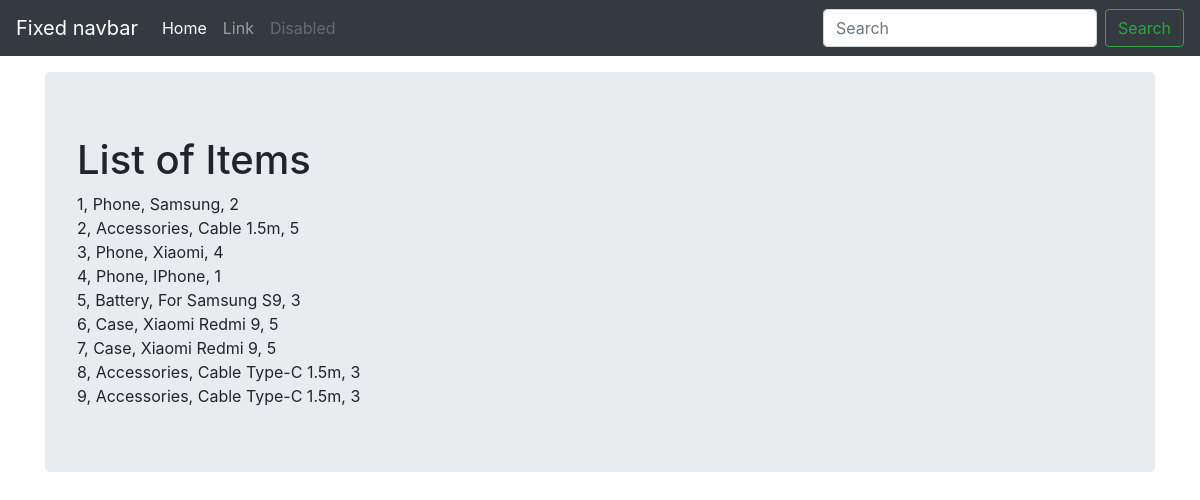
/list_items/, run on an earlier commit of the app's database.
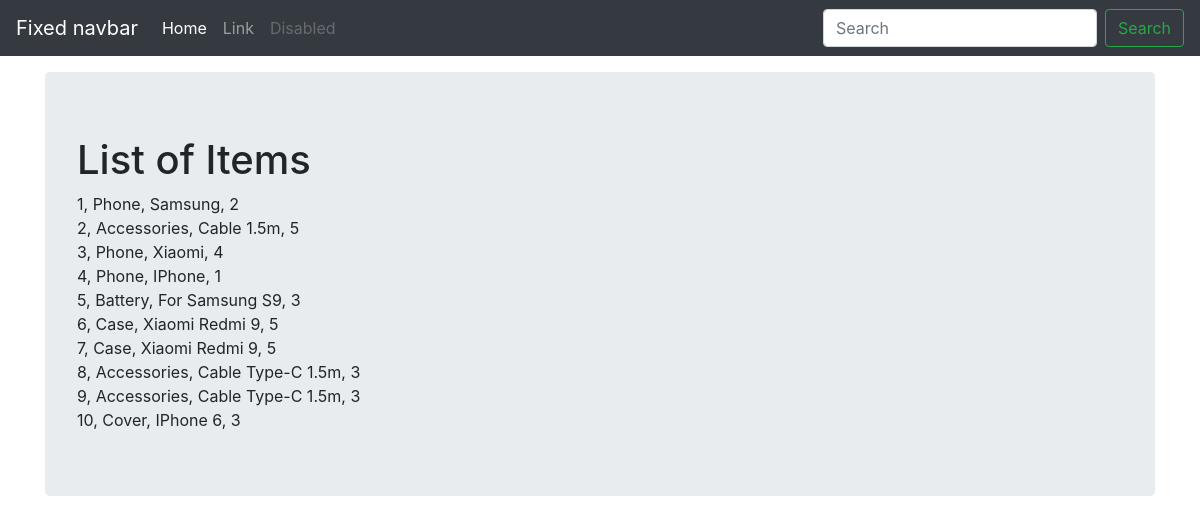
And on a later commit of the database.
### stockmgmt/models.py (models this page shows, shortened)
class Stock(models.Model):
	category = models.CharField(max_length=50, blank=True, null=True)
	item_name = models.CharField(max_length=50, blank=True, null=True)
	quantity = models.IntegerField(default=0, blank=True, null=True)
	receive_quantity = models.IntegerField(default=0, blank=True, null=True)
	receive_by = models.CharField(max_length=50, blank=True, null=True)
	issue_quantity = models.IntegerField(default=0, blank=True, null=True)
	issue_by = models.CharField(max_length=50, blank=True, null=True)
	issue_to = models.CharField(max_length=50, blank=True, null=True)
	created_by = models.CharField(max_length=50, blank=True, null=True)
	reorder_level = models.IntegerField(default=0, blank=True, null=True)
	last_updated = models.DateTimeField(auto_now=True, auto_now_add=False)
	export_to_CSV = models.BooleanField(default=False)

### stockmgmt/views.py (the view)
# urls.py: path('list_items/', views.list_item, name='list_items'),
def list_item(request):
    title = 'List of Items'
    queryset = Stock.objects.all()
    context = {
        'title': title,
        'queryset': queryset
    }
    return render(request, 'stockmgmt/list_item.html', context)

### templates/stockmgmt/list_item.html (shortened to what this page needs)
{% extends 'stockmgmt/home.html' %}
{% block header %}
    {{ title }}
{% endblock %}
{% block content %}
    {% for instance in queryset %}
        {{ instance.id }}, {{ instance.category }}, {{ instance.item_name }}, {{ instance.quantity }} <br>
    {% endfor %}
{% endblock %}

### templates/stockmgmt/home.html (shortened to what this page needs)
{% load static %}
<!doctype html>
<html lang="en">
<head>
    <link href="{% static 'stockmgmt/css/stylesheet.css' %}" rel="stylesheet">
    <link href="{% static 'stockmgmt/css/bootstrap.min.css' %}" rel="stylesheet">
    <link href="{% static 'stockmgmt/css/navbar-top-fixed.css' %}" rel="stylesheet">
</head>
<body>
<nav class="navbar navbar-expand-md navbar-dark fixed-top bg-dark">
    <a class="navbar-brand" href="#">Fixed navbar</a>
    <div class="collapse navbar-collapse" id="navbarCollapse">
        <ul class="navbar-nav mr-auto">
            <li class="nav-item active">
                <a class="nav-link" href="#">Home <span class="sr-only">(current)</span></a>
            </li>
            <li class="nav-item">
                <a class="nav-link" href="#">Link</a>
            </li>
            <li class="nav-item">
                <a class="nav-link disabled" href="#" tabindex="-1" aria-disabled="true">Disabled</a>
            </li>
        </ul>
        <form class="form-inline mt-2 mt-md-0">
            <input class="form-control mr-sm-2" type="text" placeholder="Search" aria-label="Search">
            <button class="btn btn-outline-success my-2 my-sm-0" type="submit">Search</button>
        </form>
    </div>
</nav>
<main role="main" class="container">
    <div class="jumbotron">
        <h1>{% block header %}{% endblock %}</h1>
        {% block content %}
        {% endblock %}
    </div>
</main>
</body>
</html>

### stockmgmt/static/stockmgmt/css/stylesheet.css (style rules this page uses)
body { background-color: #34eb6b; }

### stockmgmt/static/stockmgmt/css/navbar-top-fixed.css (style rules this page uses)
body { min-height: 75rem; padding-top: 4.5rem; }

What changed in the data, as far as the page shows it:
added Stock: id "10", category "Cover", item_name "IPhone 6", quantity "3"
